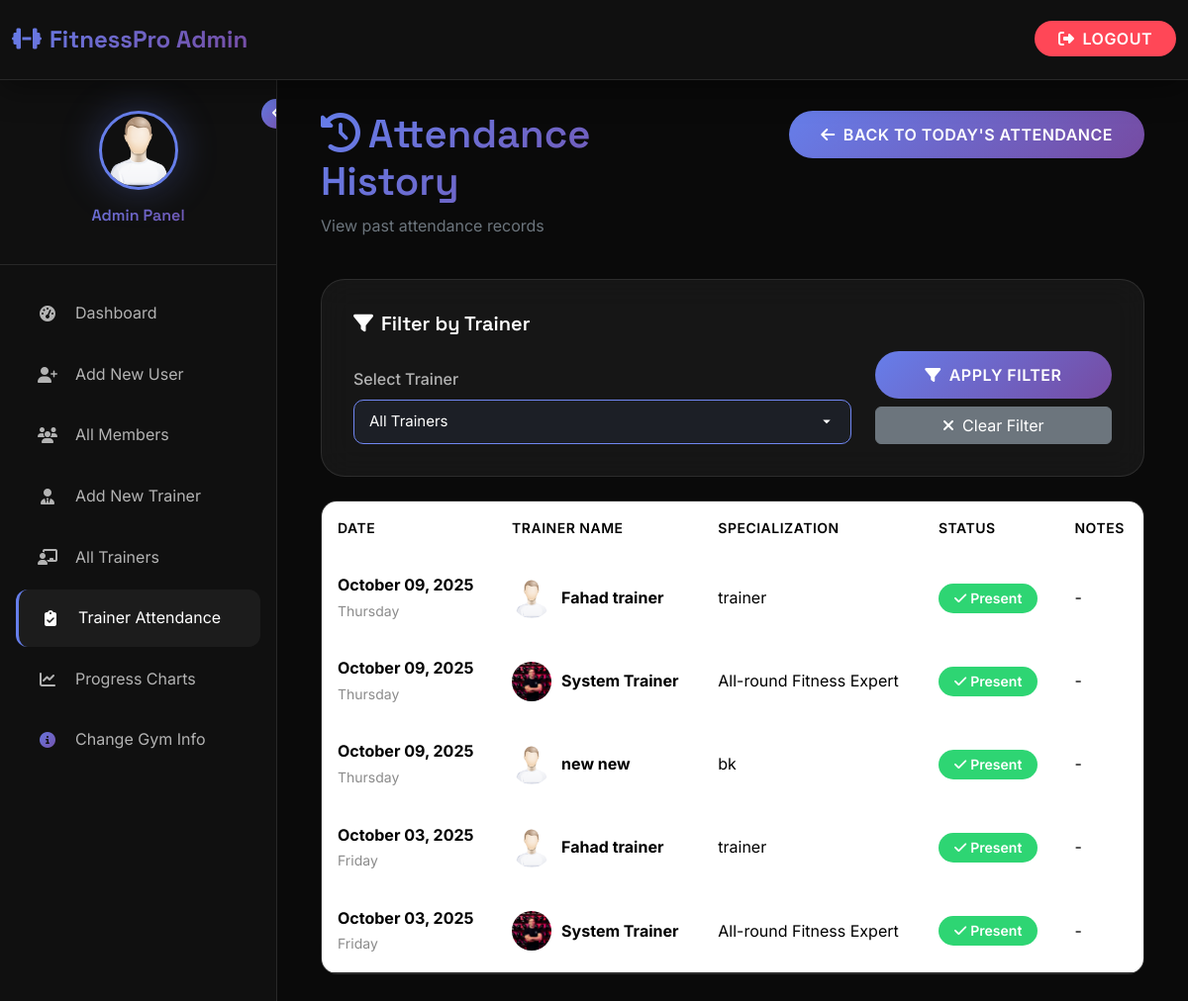
The page /attendance_history (signed in) on the database its author committed.
### gym_management/gym_app/models.py (models this page shows, shortened)
class TrainerAttendance(models.Model):
    trainer = models.ForeignKey(Trainer, on_delete=models.CASCADE, related_name='attendance_records')
    date = models.DateField(default=timezone.now)
    present = models.BooleanField(default=True)
    notes = models.TextField(null=True, blank=True)
    class Meta:
        unique_together = ['trainer', 'date']

class Trainer(models.Model):
    first_name = models.CharField(max_length=50)
    last_name = models.CharField(max_length=50)
    email = models.CharField(max_length=50, null=True, blank=True)
    phone_number = models.CharField(max_length=20)
    username = models.CharField(max_length=150, unique=True)
    password = models.CharField(max_length=100)
    specialization = models.CharField(max_length=200, null=True, blank=True)
    image = models.ImageField(upload_to="trainers/", default="trainers/default.png", null=True, blank=True)
    created_at = models.DateTimeField(auto_now_add=True)

### gym_management/gym_app/views.py (the view)
# urls.py: path('attendance_history', views.attendance_history, name='attendance_history'),
def attendance_history(request):
    if 'admin_logged_in' not in request.session:
        return redirect('/admin_login')
    trainers = Trainer.objects.all()
    all_attendance = TrainerAttendance.objects.all().order_by('-date')
    trainer_filter = request.GET.get('trainer_id')
    if trainer_filter:
        all_attendance = all_attendance.filter(trainer_id=trainer_filter)
    data = {
        'trainers': trainers,
        'attendance_records': all_attendance,
        'selected_trainer': trainer_filter,
        'pending_count': Gym_user.get_pending_approvals().count(),
        'trainer_request_count': Gym_user.get_trainer_requests().count()
    }
    return render(request, 'admin/attendance_history.html', data)

### gym_management/gym_app/context_processors.py (called while the page is built)
def logged_in_user(request):
    user = None
    trainer = None
    if request.session.get('user_id'):
        try:
            user = Gym_user.objects.get(id=request.session['user_id'])
        except Gym_user.DoesNotExist:
            user = None
    elif request.session.get('trainer_id'):
        try:
            trainer = Trainer.objects.get(id=request.session['trainer_id'])
        except Trainer.DoesNotExist:
            trainer = None
    return {'logged_in_user': user, 'logged_in_trainer': trainer}

def gym_info_context(request):
    gym_info = GymInfo.objects.first()
    return {
        'gym_info': gym_info
    }

### gym_management/gym_app/models.py (called while the page is built)
    @staticmethod
    def get_pending_approvals():
        return Gym_user.objects.filter(is_approved=False)

    @staticmethod
    def get_trainer_requests():
        return Gym_user.objects.filter(trainer_requested=True, assigned_trainer=None)

### gym_management/gym_app/templates/admin/attendance_history.html (shortened to what this page needs)
{% extends 'base_admin.html' %}
{% load static %}
{% block content %}
<div class="container-fluid">
    <div class="row mb-4" data-aos="fade-down">
        <div class="col-md-6">
            <h1 class="gradient-text"><i class="fas fa-history me-2"></i>Attendance History</h1>
            <p class="text-secondary">View past attendance records</p>
        </div>
        <div class="col-md-6 text-end">
            <a href="{% url 'trainer_attendance' %}" class="btn btn-primary">
                <i class="fas fa-arrow-left me-2"></i>Back to Today's Attendance
            </a>
        </div>
    </div>
    <div class="row mb-4" data-aos="fade-up">
        <div class="col-12">
            <div class="dashboard-card">
                <h5 class="mb-3"><i class="fas fa-filter me-2"></i>Filter by Trainer</h5>
                <form method="GET" action="{% url 'attendance_history' %}">
                    <div class="row align-items-end">
                        <div class="col-md-8">
                            <label for="trainer_id" class="form-label">Select Trainer</label>
                            <select name="trainer_id" id="trainer_id" class="form-control">
                                <option value="">All Trainers</option>
                            </select>
                        </div>
                        <div class="col-md-4">
                            <button type="submit" class="btn btn-primary w-100 mb-2">
                                <i class="fas fa-filter me-2"></i>Apply Filter
                            </button>
                            <a href="{% url 'attendance_history' %}" class="btn btn-secondary w-100">
                                <i class="fas fa-times me-2"></i>Clear Filter
                            </a>
                        </div>
                    </div>
                </form>
            </div>
        </div>
    </div>
    <div class="row" data-aos="fade-up" data-aos-delay="100">
        <div class="col-12">
            {% if attendance_records %}
            <div class="table-responsive">
                <table class="table">
                    <thead>
                        <tr>
                            <th>Date</th>
                            <th>Trainer Name</th>
                            <th>Specialization</th>
                            <th>Status</th>
                            <th>Notes</th>
                        </tr>
                    </thead>
                    <tbody>
                        {% for record in attendance_records %}
                        <tr>
                            <td>
                                <strong>{{ record.date|date:"F d, Y" }}</strong>
                                <br>
                                <small   style = "color : var(--text-muted)"  >{{ record.date|date:"l" }}</small>
                            </td>
                            <td>
                                <div class="d-flex align-items-center">
                                    {% if record.trainer.image %}
                                        <img src="{{ record.trainer.image.url }}" alt="{{ record.trainer.first_name }}"
                                             style="width: 40px; height: 40px; border-radius: 50%; object-fit: cover; margin-right: 10px;">
                                    {% else %}
                                        <div style="width: 40px; height: 40px; border-radius: 50%; background: var(--primary-gradient);
                                                    display: flex; align-items: center; justify-content: center; margin-right: 10px; font-weight: 600;">
                                            {{ record.trainer.first_name.0 }}{{ record.trainer.last_name.0 }}
                                        </div>
                                    {% endif %}
                                    <div>
                                        <strong>{{ record.trainer.first_name }} {{ record.trainer.last_name }}</strong>
                                    </div>
                                </div>
                            </td>
                            <td>{{ record.trainer.specialization|default:"N/A" }}</td>
                            <td>
                                {% if record.present %}
                                    <span class="badge badge-success">
                                        <i class="fas fa-check me-1"></i>Present
                                    </span>
                                {% else %}
                                    <span class="badge badge-danger">
                                        <i class="fas fa-times me-1"></i>Absent
                                    </span>
                                {% endif %}
                            </td>
                            <td>{{ record.notes|default:"-" }}</td>
                        </tr>
                        {% endfor %}
                    </tbody>
                </table>
            </div>
            {% endif %}
        </div>
    </div>
</div>
{% endblock %}

### gym_management/gym_app/templates/base_admin.html (style rules this page uses)
:root { --primary-gradient: linear-gradient(135deg, #667eea 0%, #764ba2 100%); --secondary-gradient: linear-gradient(135deg, #f093fb 0%, #f5576c 100%); --accent-gradient: linear-gradient(135deg, #4facfe 0%, #00f2fe 100%); --dark-gradient: linear-gradient(135deg, #0c0c0c 0%, #1a1a1a 100%); --bg-primary: #0a0a0a; --bg-secondary: #111111; --bg-tertiary: #1a1a1a; --bg-card: rgba(255, 255, 255, 0.05); --bg-sidebar: rgba(17, 17, 17, 0.95); --text-primary: #ffffff; --text-secondary: #b3b3b3; --text-muted: #8b8b8b; --accent-primary: #667eea; --accent-secondary: #764ba2; --accent-danger: #ff4757; --accent-success: #2ed573; --accent-warning: #ffa502; --border-color: rgba(255, 255, 255, 0.1); --border-hover: rgba(255, 255, 255, 0.2); --shadow-sm: 0 2px 8px rgba(0, 0, 0, 0.3); --shadow-md: 0 8px 32px rgba(0, 0, 0, 0.4); --shadow-lg: 0 16px 64px rgba(0, 0, 0, 0.5); --shadow-glow: 0 0 40px rgba(102, 126, 234, 0.3); --blur-sm: blur(8px); --blur-md: blur(16px); --blur-lg: blur(32px); }
* { margin: 0; padding: 0; box-sizing: border-box; }
html { scroll-behavior: smooth; }
body { font-family: 'Inter', -apple-system, BlinkMacSystemFont, 'Segoe UI', sans-serif; background: var(--bg-primary); color: var(--text-primary); line-height: 1.6; overflow-x: hidden; -webkit-font-smoothing: antialiased; -moz-osx-font-smoothing: grayscale; }
h1, h2, h3, h4, h5, h6 { font-family: 'Space Grotesk', sans-serif; font-weight: 600; line-height: 1.2; }
.dashboard-card { background: var(--bg-card); backdrop-filter: var(--blur-md); border: 1px solid var(--border-color); border-radius: 1.5rem; padding: 2rem; transition: all 0.3s cubic-bezier(0.4, 0, 0.2, 1); position: relative; overflow: hidden; text-decoration: none; color: inherit; display: block; height: 100%; }
.dashboard-card::before { content: ''; position: absolute; top: 0; left: 0; right: 0; height: 3px; background: var(--primary-gradient); opacity: 0; transition: opacity 0.3s ease; }
.form-control { background: var(--bg-card); backdrop-filter: var(--blur-sm); border: 1px solid var(--border-color); border-radius: 0.75rem; color: var(--text-primary); padding: 0.875rem 1.25rem; transition: all 0.3s cubic-bezier(0.4, 0, 0.2, 1); }
.form-control::placeholder { color: var(--text-muted); }
.form-label { color: var(--text-secondary); font-weight: 500; margin-bottom: 0.5rem; }
.btn-primary { background: var(--primary-gradient); border: none; padding: 0.75rem 2rem; font-weight: 600; border-radius: 2rem; transition: all 0.3s cubic-bezier(0.4, 0, 0.2, 1); text-transform: uppercase; letter-spacing: 0.5px; color: white; }
.table-responsive { background: var(--bg-card); backdrop-filter: var(--blur-md); border: 1px solid var(--border-color); border-radius: 1rem; overflow: hidden; }
.table { color: var(--text-primary); margin-bottom: 0; }
.table thead { background: var(--bg-secondary); }
.table thead th { border-bottom: 2px solid var(--border-color); padding: 1rem; font-weight: 600; text-transform: uppercase; letter-spacing: 0.5px; font-size: 0.875rem; }
.table tbody td { border-bottom: 1px solid var(--border-color); padding: 1rem; vertical-align: middle; }
.badge { padding: 0.5rem 1rem; border-radius: 2rem; font-weight: 600; font-size: 0.875rem; }
.badge-success { background: var(--accent-success); color: white; }
.gradient-text { background: var(--primary-gradient); -webkit-background-clip: text; -webkit-text-fill-color: transparent; background-clip: text; }

### gym_management/gym_app/templates/admin/attendance_history.html (style rules this page uses)
select.form-control { background: var(--card-bg, #1c1f26); color: var(--text-color, #fff); border: 1px solid var(--primary-color, #7187f3); border-radius: 10px; padding: 10px 40px 10px 15px; font-size: 15px; appearance: none; -webkit-appearance: none; -moz-appearance: none; transition: all 0.3s ease; background-repeat: no-repeat; background-position: right 15px center; background-size: 18px; }
select.form-control option { background-color: var(--card-bg, #1c1f26); color: var(--text-color, #fff); padding: 10px; }

### rows shown on the page
TrainerAttendance: date "October 09, 2025", date "Thursday", trainer.image (placeholder picture), trainer.first_name "Fahad", trainer.last_name "trainer", trainer.specialization "trainer", present True (drawn), notes "-"
TrainerAttendance: date "October 09, 2025", date "Thursday", trainer.image (picture), trainer.first_name "System", trainer.last_name "Trainer", trainer.specialization "All-round Fitness Expert", present True (drawn), notes "-"
TrainerAttendance: date "October 09, 2025", date "Thursday", trainer.image (placeholder picture), trainer.first_name "new", trainer.last_name "new", trainer.specialization "bk", present True (drawn), notes "-"
TrainerAttendance: date "October 03, 2025", date "Friday", trainer.image (placeholder picture), trainer.first_name "Fahad", trainer.last_name "trainer", trainer.specialization "trainer", present True (drawn), notes "-"
TrainerAttendance: date "October 03, 2025", date "Friday", trainer.image (picture), trainer.first_name "System", trainer.last_name "Trainer", trainer.specialization "All-round Fitness Expert", present True (drawn), notes "-"
